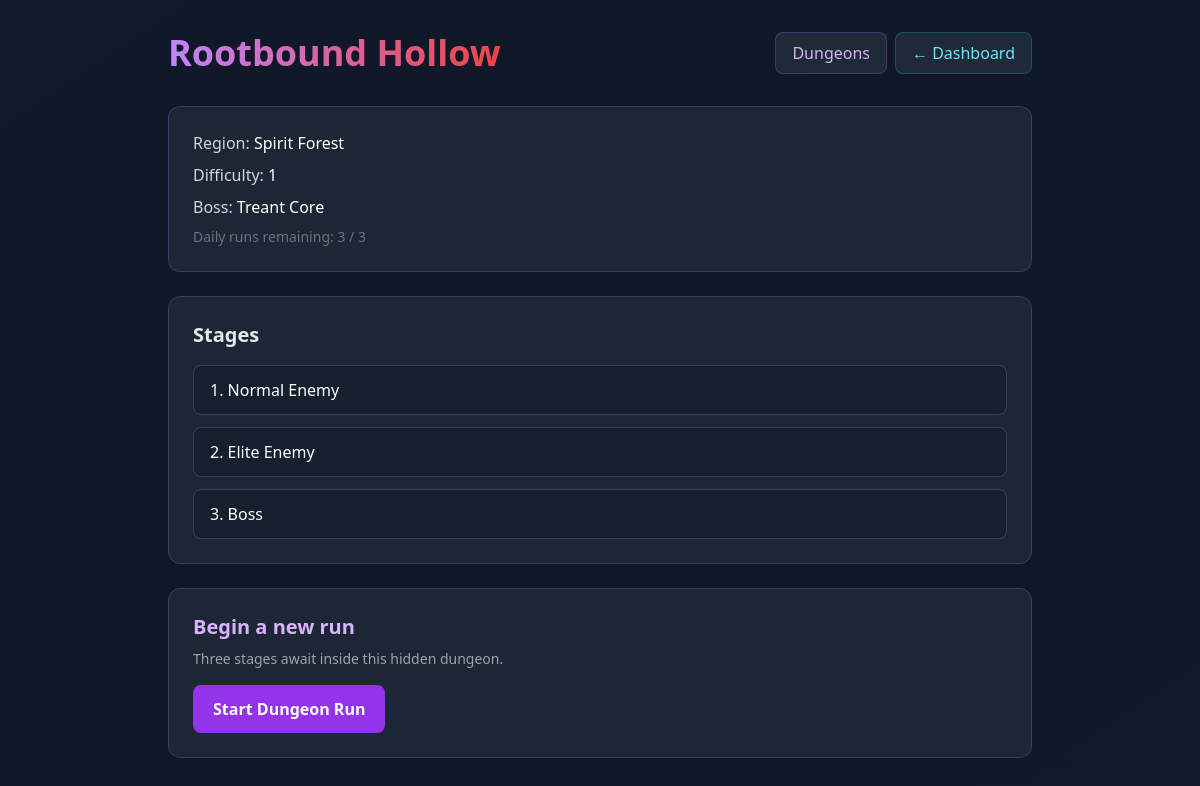
Page /pages/dungeon.php?dungeon_id=1 (signed in) on the committed database.
### tables this page shows
CREATE TABLE IF NOT EXISTS dungeons (
    id INT UNSIGNED AUTO_INCREMENT PRIMARY KEY,
    name VARCHAR(100) NOT NULL,
    region_id INT UNSIGNED NOT NULL,
    difficulty INT UNSIGNED NOT NULL DEFAULT 1,
    min_realm_id INT UNSIGNED NOT NULL DEFAULT 1,
    boss_name VARCHAR(100) NOT NULL,
    boss_hp BIGINT UNSIGNED NOT NULL DEFAULT 100,
    boss_attack INT UNSIGNED NOT NULL DEFAULT 10,
    boss_defense INT UNSIGNED NOT NULL DEFAULT 10,
    FOREIGN KEY (region_id) REFERENCES world_regions(id) ON DELETE CASCADE,
    INDEX idx_region (region_id),
    INDEX idx_min_realm (min_realm_id)
);

CREATE TABLE IF NOT EXISTS world_regions (
    id INT UNSIGNED AUTO_INCREMENT PRIMARY KEY,
    name VARCHAR(100) NOT NULL,
    difficulty INT UNSIGNED NOT NULL DEFAULT 1,
    description TEXT,
    min_realm_id INT UNSIGNED NOT NULL DEFAULT 1,
    resource_type VARCHAR(100) NOT NULL DEFAULT 'Mixed Resources',
    exploration_encounters TEXT,
    hidden_dungeon_chance DECIMAL(5,2) NOT NULL DEFAULT 1.00,
    can_be_captured TINYINT(1) NOT NULL DEFAULT 0,
    INDEX idx_min_realm (min_realm_id),
    INDEX idx_difficulty (difficulty),
    INDEX idx_captureable (can_be_captured)
);

### services/DungeonService.php (called while the page is built, shortened)
<?php
class DungeonService
{
    public function getDungeonsForUser(int $userId): array
    {
        try {
            $db = Database::getConnection();
            $userRealmId = $this->getUserRealmId($userId);
            $stmt = $db->query("
                SELECT d.id, d.name, d.region_id, d.difficulty, d.min_realm_id, d.boss_name,
                       r.name AS region_name
                FROM dungeons d
                JOIN world_regions r ON r.id = d.region_id
                ORDER BY d.min_realm_id ASC, d.difficulty ASC, d.id ASC
            ");
            $rows = $stmt->fetchAll(PDO::FETCH_ASSOC) ?: [];
            return [
                'dungeons' => $rows,
                'daily_runs_remaining' => $this->getDailyRunsRemaining($userId),
                'user_realm_id' => $userRealmId,
            ];
        } catch (PDOException $e) {
            error_log('DungeonService::getDungeonsForUser ' . $e->getMessage());
            return ['dungeons' => [], 'daily_runs_remaining' => 0, 'user_realm_id' => 1];
        }
    }
    public function getDungeonById(int $dungeonId): ?array
    {
        try {
            $db = Database::getConnection();
            $stmt = $db->prepare("
                SELECT d.*, r.name AS region_name, r.description AS region_description
                FROM dungeons d
                JOIN world_regions r ON r.id = d.region_id
                WHERE d.id = ?
                LIMIT 1
            ");
            $stmt->execute([$dungeonId]);
            $row = $stmt->fetch(PDO::FETCH_ASSOC);
            return $row ?: null;
        } catch (PDOException $e) {
            error_log('DungeonService::getDungeonById ' . $e->getMessage());
            return null;
        }
    }
    public function getActiveRunForUser(int $userId, int $dungeonId): ?array
    {
        try {
            $db = Database::getConnection();
            $stmt = $db->prepare("
                SELECT id, user_id, dungeon_id, progress, is_completed, started_at
                FROM dungeon_runs
                WHERE user_id = ? AND dungeon_id = ? AND is_completed = 0
                ORDER BY id DESC
                LIMIT 1
            ");
            $stmt->execute([$userId, $dungeonId]);
            $row = $stmt->fetch(PDO::FETCH_ASSOC);
            return $row ?: null;
        } catch (PDOException $e) {
            error_log('DungeonService::getActiveRunForUser ' . $e->getMessage());
            return null;
        }
    }
    public function getDailyRunsRemaining(int $userId): int
    {
        try {
            $db = Database::getConnection();
            $stmt = $db->prepare("
                SELECT COUNT(*)
                FROM dungeon_runs
                WHERE user_id = ? AND DATE(started_at) = CURDATE()
            ");
            $stmt->execute([$userId]);
            $count = (int)$stmt->fetchColumn();
            return max(0, self::DAILY_RUN_LIMIT - $count);
        } catch (PDOException $e) {
            error_log('DungeonService::getDailyRunsRemaining ' . $e->getMessage());
            return 0;
        }
    }
    private function getUserRealmId(int $userId): int
    {
        try {
            $db = Database::getConnection();
            $stmt = $db->prepare('SELECT realm_id FROM users WHERE id = ? LIMIT 1');
            $stmt->execute([$userId]);
            return (int)($stmt->fetchColumn() ?: 1);
        } catch (PDOException $e) {
            error_log('DungeonService::getUserRealmId ' . $e->getMessage());
            return 1;
        }
    }
}

### pages/dungeon.php (the view, shortened to what this page needs)
<?php
require_once dirname(__DIR__) . '/core/SessionHelper.php';
require_once dirname(__DIR__) . '/services/DungeonService.php';
$userId = SessionHelper::requireLoggedIn();
$dungeonId = (int)($_GET['dungeon_id'] ?? $_POST['dungeon_id'] ?? 0);
$service = new DungeonService();
$dungeon = $service->getDungeonById($dungeonId);
$activeRun = $service->getActiveRunForUser($userId, $dungeonId);
$runsRemaining = $service->getDailyRunsRemaining($userId);
$locked = ($service->getDungeonsForUser($userId)['user_realm_id'] ?? 1) < (int)$dungeon['min_realm_id'];
?>
<!DOCTYPE html>
<html lang="en">
<head>
    <script src="https://cdn.tailwindcss.com"></script>
</head>
<body class="bg-gradient-to-br from-gray-900 via-slate-900 to-gray-900 min-h-screen">
    <div class="container mx-auto px-4 py-8 max-w-4xl">
        <div class="flex justify-between items-center mb-8">
            <h1 class="text-4xl font-bold bg-gradient-to-r from-purple-400 to-red-500 bg-clip-text text-transparent">
            </h1>
            <div class="flex gap-2">
                <a href="dungeons.php" class="px-4 py-2 bg-gray-800 hover:bg-gray-700 rounded-lg border border-purple-500/30 text-purple-300 transition-all">Dungeons</a>
                <a href="game.php" class="px-4 py-2 bg-gray-800 hover:bg-gray-700 rounded-lg border border-cyan-500/30 text-cyan-300 transition-all">← Dashboard</a>
            </div>
        </div>
        <div class="bg-gray-800/90 backdrop-blur border border-purple-500/30 rounded-xl p-6 mb-6">
            <p class="text-gray-300 mb-2">Region: <span class="text-white"><?php echo htmlspecialchars($dungeon['region_name'] ?? '', ENT_QUOTES, 'UTF-8'); ?></span></p>
            <p class="text-gray-300 mb-2">Difficulty: <span class="text-white"><?php echo (int)($dungeon['difficulty'] ?? 1); ?></span></p>
            <p class="text-gray-300 mb-2">Boss: <span class="text-white"><?php echo htmlspecialchars($dungeon['boss_name'] ?? '', ENT_QUOTES, 'UTF-8'); ?></span></p>
            <p class="text-sm text-gray-500">Daily runs remaining: <?php echo $runsRemaining; ?> / 3</p>
        </div>
        <div class="bg-gray-800/90 backdrop-blur border border-gray-700 rounded-xl p-6 mb-6">
            <h2 class="text-xl font-semibold text-gray-200 mb-4">Stages</h2>
            <div class="space-y-3">
                <div class="rounded-lg px-4 py-3 <?php echo ($activeRun && (int)$activeRun['progress'] > 0) ? 'bg-green-900/20 border border-green-500/30' : 'bg-gray-900/50 border border-gray-700'; ?>">
                    <div class="font-medium text-white">1. Normal Enemy</div>
                </div>
                <div class="rounded-lg px-4 py-3 <?php echo ($activeRun && (int)$activeRun['progress'] > 1) ? 'bg-green-900/20 border border-green-500/30' : 'bg-gray-900/50 border border-gray-700'; ?>">
                    <div class="font-medium text-white">2. Elite Enemy</div>
                </div>
                <div class="rounded-lg px-4 py-3 <?php echo ($activeRun && (int)$activeRun['progress'] > 2) ? 'bg-green-900/20 border border-green-500/30' : 'bg-gray-900/50 border border-gray-700'; ?>">
                    <div class="font-medium text-white">3. Boss</div>
                </div>
            </div>
        </div>
        <div class="bg-gray-800/90 backdrop-blur border border-gray-700 rounded-xl p-6">
            <?php if ($locked): ?>
                <p class="text-amber-300">You do not meet the realm requirement for this dungeon.</p>
            <?php elseif ($runsRemaining > 0): ?>
                <h2 class="text-xl font-semibold text-purple-300 mb-2">Begin a new run</h2>
                <p class="text-sm text-gray-400 mb-4">Three stages await inside this hidden dungeon.</p>
                <form method="POST">
                    <button type="submit" class="px-5 py-3 bg-purple-600 hover:bg-purple-500 text-white font-semibold rounded-lg">Start Dungeon Run</button>
                </form>
            <?php else: ?>
                <p class="text-amber-300">You have used all dungeon runs for today.</p>
            <?php endif; ?>
        </div>
    </div>
</body>
</html>

### rows in the picture
dungeons: region.name "Spirit Forest", difficulty "1", boss_name "Treant Core"

### other values in the picture
$runsRemaining "3"
